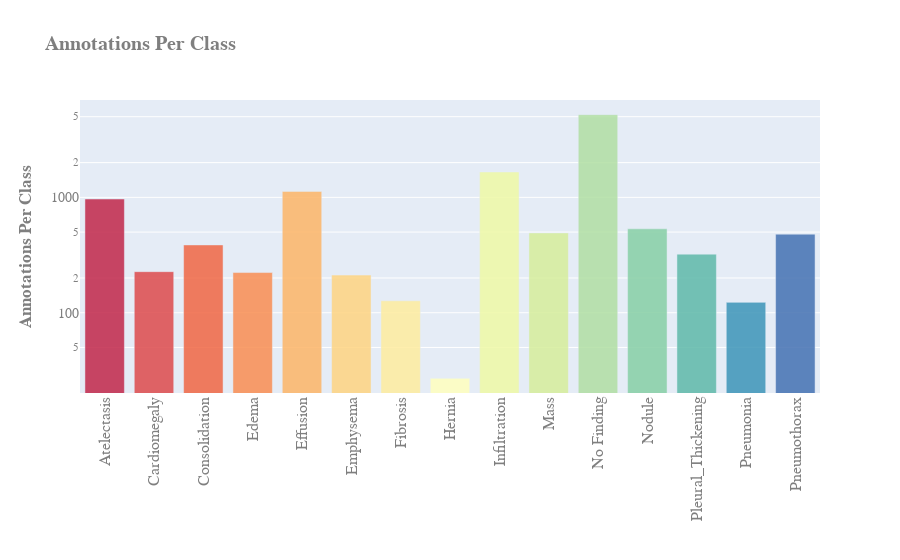

Notebook cell for this chart:
### Code cell
fig = px.bar(filtered_df.class_name.value_counts().sort_index(), 
             color=filtered_df.class_name.value_counts().sort_index().index, opacity=0.85,
             color_discrete_sequence=LABEL_COLORS, log_y=True,
             labels={"y":"Annotations Per Class", "x":""},
             title="<b>Annotations Per Class</b>",)
fig.update_layout(
    legend_title=None,
    font=FIG_FONT,
    xaxis_title="",
    yaxis_title="<b>Annotations Per Class</b>",
    showlegend=False,  # This will remove the legend
    xaxis_tickangle=-90,  # Rotate the x-axis tick labels to be vertical
    xaxis_tickfont=dict(size=16)  # Increase the font size of x-axis tick labels
)
fig.write_image('annotations_by_class_high_res.png', width=2000, height=1200, scale=3)
fig.show()

### Figure 1 — Plotly figure (JSON) as saved in the notebook; plotly's stock layout.template omitted (floating-point values rounded to 4 significant figures)
{"data": [{"alignmentgroup": "True", "hovertemplate": "color=Atelectasis<br>class_name=%{x}<br>value=%{y}<extra></extra>", "legendgroup": "Atelectasis", "marker": {"color": "rgb(193, 39, 74)", "opacity": 0.85, "pattern": {"shape": ""}}, "name": "Atelectasis", "offsetgroup": "Atelectasis", "orientation": "v", "showlegend": true, "textposition": "auto", "type": "bar", "x": ["Atelectasis"], "xaxis": "x", "y": [968], "yaxis": "y"}, {"alignmentgroup": "True", "hovertemplate": "color=Cardiomegaly<br>class_name=%{x}<br>value=%{y}<extra></extra>", "legendgroup": "Cardiomegaly", "marker": {"color": "rgb(221, 74, 76)", "opacity": 0.85, "pattern": {"shape": ""}}, "name": "Cardiomegaly", "offsetgroup": "Cardiomegaly", "orientation": "v", "showlegend": true, "textposition": "auto", "type": "bar", "x": ["Cardiomegaly"], "xaxis": "x", "y": [227], "yaxis": "y"}, {"alignmentgroup": "True", "hovertemplate": "color=Consolidation<br>class_name=%{x}<br>value=%{y}<extra></extra>", "legendgroup": "Consolidation", "marker": {"color": "rgb(240, 103, 68)", "opacity": 0.85, "pattern": {"shape": ""}}, "name": "Consolidation", "offsetgroup": "Consolidation", "orientation": "v", "showlegend": true, "textposition": "auto", "type": "bar", "x": ["Consolidation"], "xaxis": "x", "y": [387], "yaxis": "y"}, {"alignmentgroup": "True", "hovertemplate": "color=Edema<br>class_name=%{x}<br>value=%{y}<extra></extra>", "legendgroup": "Edema", "marker": {"color": "rgb(249, 142, 82)", "opacity": 0.85, "pattern": {"shape": ""}}, "name": "Edema", "offsetgroup": "Edema", "orientation": "v", "showlegend": true, "textposition": "auto", "type": "bar", "x": ["Edema"], "xaxis": "x", "y": [223], "yaxis": "y"}, {"alignmentgroup": "True", "hovertemplate": "color=Effusion<br>class_name=%{x}<br>value=%{y}<extra></extra>", "legendgroup": "Effusion", "marker": {"color": "rgb(253, 181, 103)", "opacity": 0.85, "pattern": {"shape": ""}}, "name": "Effusion", "offsetgroup": "Effusion", "orientation": "v", "showlegend": true, "textposition": "auto", "type": "bar", "x": ["Effusion"], "xaxis": "x", "y": [1126], "yaxis": "y"}, {"alignmentgroup": "True", "hovertemplate": "color=Emphysema<br>class_name=%{x}<br>value=%{y}<extra></extra>", "legendgroup": "Emphysema", "marker": {"color": "rgb(254, 212, 129)", "opacity": 0.85, "pattern": {"shape": ""}}, "name": "Emphysema", "offsetgroup": "Emphysema", "orientation": "v", "showlegend": true, "textposition": "auto", "type": "bar", "x": ["Emphysema"], "xaxis": "x", "y": [212], "yaxis": "y"}, {"alignmentgroup": "True", "hovertemplate": "color=Fibrosis<br>class_name=%{x}<br>value=%{y}<extra></extra>", "legendgroup": "Fibrosis", "marker": {"color": "rgb(254, 236, 159)", "opacity": 0.85, "pattern": {"shape": ""}}, "name": "Fibrosis", "offsetgroup": "Fibrosis", "orientation": "v", "showlegend": true, "textposition": "auto", "type": "bar", "x": ["Fibrosis"], "xaxis": "x", "y": [127], "yaxis": "y"}, {"alignmentgroup": "True", "hovertemplate": "color=Hernia<br>class_name=%{x}<br>value=%{y}<extra></extra>", "legendgroup": "Hernia", "marker": {"color": "rgb(255, 255, 190)", "opacity": 0.85, "pattern": {"shape": ""}}, "name": "Hernia", "offsetgroup": "Hernia", "orientation": "v", "showlegend": true, "textposition": "auto", "type": "bar", "x": ["Hernia"], "xaxis": "x", "y": [27], "yaxis": "y"}, {"alignmentgroup": "True", "hovertemplate": "color=Infiltration<br>class_name=%{x}<br>value=%{y}<extra></extra>", "legendgroup": "Infiltration", "marker": {"color": "rgb(239, 249, 166)", "opacity": 0.85, "pattern": {"shape": ""}}, "name": "Infiltration", "offsetgroup": "Infiltration", "orientation": "v", "showlegend": true, "textposition": "auto", "type": "bar", "x": ["Infiltration"], "xaxis": "x", "y": [1660], "yaxis": "y"}, {"alignmentgroup": "True", "hovertemplate": "color=Mass<br>class_name=%{x}<br>value=%{y}<extra></extra>", "legendgroup": "Mass", "marker": {"color": "rgb(214, 238, 155)", "opacity": 0.85, "pattern": {"shape": ""}}, "name": "Mass", "offsetgroup": "Mass", "orientation": "v", "showlegend": true, "textposition": "auto", "type": "bar", "x": ["Mass"], "xaxis": "x", "y": [492], "yaxis": "y"}, {"alignmentgroup": "True", "hovertemplate": "color=No Finding<br>class_name=%{x}<br>value=%{y}<extra></extra>", "legendgroup": "No Finding", "marker": {"color": "rgb(177, 223, 163)", "opacity": 0.85, "pattern": {"shape": ""}}, "name": "No Finding", "offsetgroup": "No Finding", "orientation": "v", "showlegend": true, "textposition": "auto", "type": "bar", "x": ["No Finding"], "xaxis": "x", "y": [5210], "yaxis": "y"}, {"alignmentgroup": "True", "hovertemplate": "color=Nodule<br>class_name=%{x}<br>value=%{y}<extra></extra>", "legendgroup": "Nodule", "marker": {"color": "rgb(134, 207, 165)", "opacity": 0.85, "pattern": {"shape": ""}}, "name": "Nodule", "offsetgroup": "Nodule", "orientation": "v", "showlegend": true, "textposition": "auto", "type": "bar", "x": ["Nodule"], "xaxis": "x", "y": [534], "yaxis": "y"}, {"alignmentgroup": "True", "hovertemplate": "color=Pleural_Thickening<br>class_name=%{x}<br>value=%{y}<extra></extra>", "legendgroup": "Pleural_Thickening", "marker": {"color": "rgb(94, 185, 169)", "opacity": 0.85, "pattern": {"shape": ""}}, "name": "Pleural_Thickening", "offsetgroup": "Pleural_Thickening", "orientation": "v", "showlegend": true, "textposition": "auto", "type": "bar", "x": ["Pleural_Thickening"], "xaxis": "x", "y": [322], "yaxis": "y"}, {"alignmentgroup": "True", "hovertemplate": "color=Pneumonia<br>class_name=%{x}<br>value=%{y}<extra></extra>", "legendgroup": "Pneumonia", "marker": {"color": "rgb(61, 149, 184)", "opacity": 0.85, "pattern": {"shape": ""}}, "name": "Pneumonia", "offsetgroup": "Pneumonia", "orientation": "v", "showlegend": true, "textposition": "auto", "type": "bar", "x": ["Pneumonia"], "xaxis": "x", "y": [123], "yaxis": "y"}, {"alignmentgroup": "True", "hovertemplate": "color=Pneumothorax<br>class_name=%{x}<br>value=%{y}<extra></extra>", "legendgroup": "Pneumothorax", "marker": {"color": "rgb(68, 113, 178)", "opacity": 0.85, "pattern": {"shape": ""}}, "name": "Pneumothorax", "offsetgroup": "Pneumothorax", "orientation": "v", "showlegend": true, "textposition": "auto", "type": "bar", "x": ["Pneumothorax"], "xaxis": "x", "y": [480], "yaxis": "y"}], "layout": {"barmode": "relative", "font": {"color": "#7f7f7f", "family": "Helvetica, Arial", "size": 14}, "legend": {"title": {}, "tracegroupgap": 0}, "showlegend": false, "title": {"text": "<b>Annotations Per Class</b>"}, "xaxis": {"anchor": "y", "domain": [0, 1], "tickangle": -90, "tickfont": {"size": 16}, "title": {"text": ""}}, "yaxis": {"anchor": "x", "domain": [0, 1], "title": {"text": "<b>Annotations Per Class</b>"}, "type": "log"}}}
